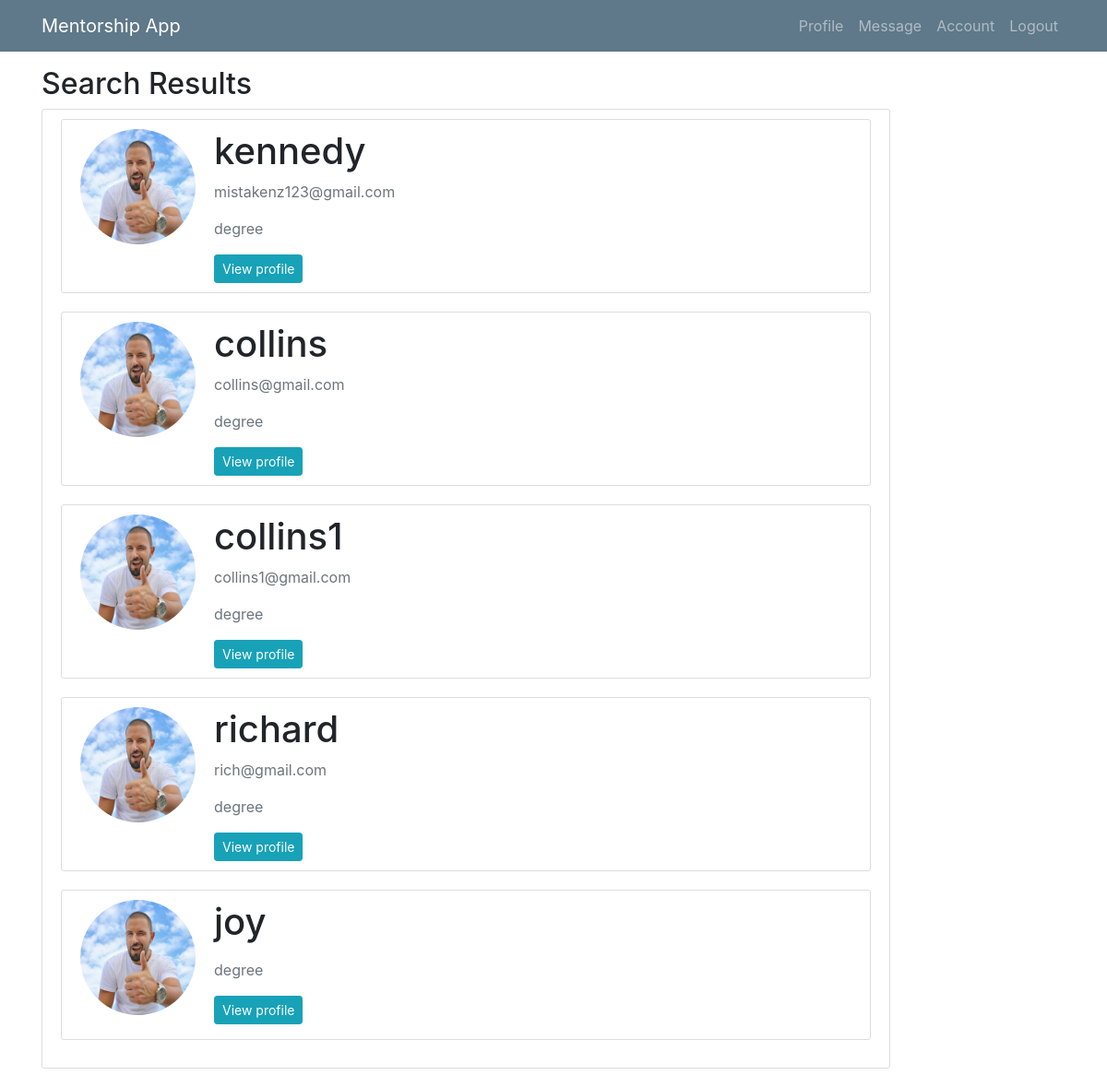
Screenshot of /search-results/ (signed in) with the database file from the repository.
### mentee/models.py (models this page shows, shortened)
class User(AbstractUser):
    is_mentee = models.BooleanField(default=False)
    is_mentor = models.BooleanField(default=False)

class Profile(models.Model):
    user = models.OneToOneField(User, on_delete=models.CASCADE)
    image = models.ImageField(default='default.jpg', upload_to='profile_pics')
    education = models.CharField(default='degree', max_length=100)
    registration = models.CharField(default='BBIT/2014/62324', max_length=100)

### mentee/views/mentee.py (the view)
# urls.py: path('search-results/', mentee.search, name="search-user"),
def search(request):
    if not request.user.is_mentee:
        return redirect('home')
    queryset = User.objects.all()
    query = request.GET.get('q')
    if query:
        queryset = queryset.filter(
            Q(username__icontains=query) |
            Q(first_name__icontains=query)
        ).distinct()
    context = {
        'queryset': queryset
    }
    return render(request, 'menti/search_results.html', context)

### mentee/templates/menti/search_results.html
{% extends 'menti/base.html' %}
{% load humanize %}
{% block content %}
 <h2>Search Results</h2>
 <div class="row">
        <div class="col-md-10">
 <div class="content-section">
     {% if queryset %}
     {% for user in queryset %}
     <div class="content-section">
      <div class="media">
         <img class="rounded-circle account-img" src="{{ user.profile.image.url }}">
         <div class="media-body">
            <h2 class="account-heading">{{ user.username }}</h2>
            <p class="text-secondary">{{ user.email }}</p>
              <p class="text-secondary">{{ user.profile.education }}</p>
              <a class="btn btn-info btn-sm" href="{% url 'profile-detail2' pk=user.pk %}">View profile</a>
         </div>
      </div>
   </div>
     {% endfor %}
     {% else %}
     <p>There is no such User</p>
     {% endif %}
 </div>
        </div>
 </div>
{% endblock %}

### mentee/static/mentee/main.css (style rules this page uses)
body { background: #fafafa; color: #333333; margin-top: 5rem; }
h1, h2, h3, h4, h5, h6 { color: #444444; }
.content-section { background: #ffffff; padding: 10px 20px; border: 1px solid #dddddd; border-radius: 3px; margin-bottom: 20px; }
.account-img { height: 125px; width: 125px; margin-right: 20px; margin-bottom: 16px; }
.account-heading { font-size: 2.5rem; }

### rows the page displays
User: profile.image (placeholder picture), username "kennedy", email "mistakenz123@gmail.com", profile.education "degree"
User: profile.image (placeholder picture), username "collins", email "collins@gmail.com", profile.education "degree"
User: profile.image (placeholder picture), username "collins1", email "collins1@gmail.com", profile.education "degree"
User: profile.image (placeholder picture), username "richard", email "rich@gmail.com", profile.education "degree"
User: profile.image (placeholder picture), username "joy", profile.education "degree"
